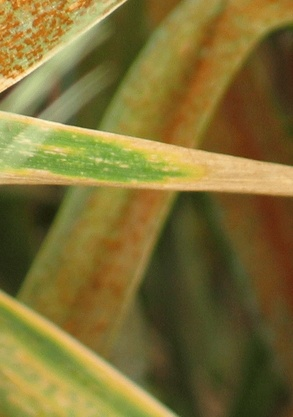
#> input picture wheat_diseases/train/Brown_rust/Brown_rust071.jpg, 293 x 417 px, shrunk from 513 x 732 before the run; its folder holds only this picture in this run
$ python aaa.py   (older library calls are emulated)
#> lines starting #> are read from the running program, lines starting #| are printed output that depends on the picture
import numpy as np
import cv2
from skimage.feature import graycomatrix, graycoprops
from sklearn.cluster import KMeans
from sklearn.preprocessing import MinMaxScaler
from sklearn.svm import SVC
from sklearn.model_selection import train_test_split
from sklearn.metrics import classification_report
import os


class WheatLeafAnalyzer:
    def __init__(self, n_clusters=3, distances=[1], angles=[0, np.pi / 4, np.pi / 2, 3 * np.pi / 4]):
        self.n_clusters = n_clusters
        self.distances = distances
        self.angles = angles
        self.scaler = MinMaxScaler()
        self.classifier = SVC(kernel='rbf', gamma='scale')

    def preprocess_image(self, image_path):
        """Предварительная обработка изображения"""
        # Загрузка изображения
        image = cv2.imread(image_path)
#> image is the input picture: shape (417, 293, 3); mean B, G, R 52.9, 111.5, 126.2
        if image is None:
            raise ValueError(f"Не удалось загрузить изображение: {image_path}")

        # Нормализация
        image = cv2.cvtColor(image, cv2.COLOR_BGR2RGB)
        normalized = image / 255.0

        # Многоцветная кластеризация
        pixels = normalized.reshape(-1, 3)
        kmeans = KMeans(n_clusters=self.n_clusters, random_state=42)
        labels = kmeans.fit_predict(pixels)
        clustered = kmeans.cluster_centers_[labels].reshape(image.shape)
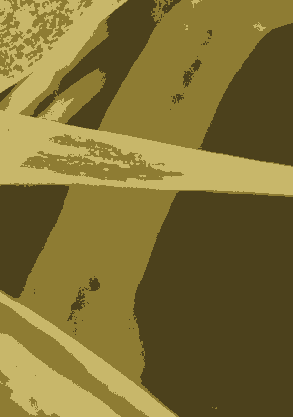
#> clustered: shape (417, 293, 3) float64; mean R, G, B 0.495, 0.437, 0.208

        # Преобразование в grayscale
        gray = cv2.cvtColor((clustered * 255).astype(np.uint8), cv2.COLOR_RGB2GRAY)
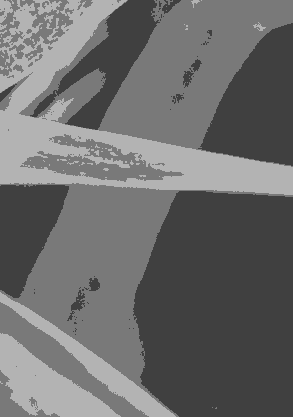
#> gray: shape (417, 293); min 64, max 179, mean 108.7

        return gray

    def compute_glcm_features(self, gray_image):
        """Вычисление признаков Харалика на основе GLCM"""
        # Квантование изображения до 256 уровней серого
        gray_image = (gray_image / 16).astype(np.uint8)
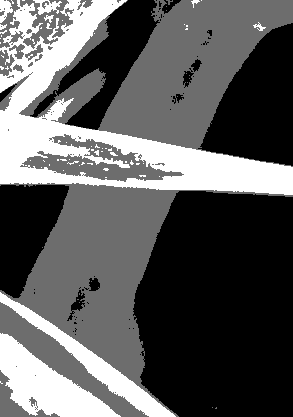
#> gray_image: shape (417, 293); min 4, max 11, mean 6.54; drawn with min black and max white

        # Вычисление матрицы смежности
        glcm = graycomatrix(gray_image, distances=self.distances, angles=self.angles,
                            levels=16, symmetric=True, normed=True)

        # Вычисление признаков
        features = []
        for prop in ['contrast', 'dissimilarity', 'homogeneity',
                     'energy', 'correlation', 'ASM']:
            feature = graycoprops(glcm, prop)
            features.append(feature.mean())
#> this loop made 6 passes
#> feature on passes 1 to 6: [[0.405, 0.631, 0.529, 0.626]], [[0.11, 0.169, 0.139, 0.164]], [[0.972, 0.957, 0.965, 0.959]], [[0.583, 0.575, 0.58, 0.577]], [[0.97, 0.954, 0.961, 0.954]], [[0.34, 0.331, 0.337, 0.333]]
#> after the loop, features = [0.548, 0.146, 0.963, 0.579, 0.96, 0.335]

        # Дополнительные признаки
        # Энтропия
        entropy = -np.sum(glcm * np.log2(glcm + (glcm == 0)))
#> entropy = 7.09
        features.append(entropy)

        # Максимальная вероятность
        max_prob = np.max(glcm)
#> max_prob = 0.418
        features.append(max_prob)

        # Обратный момент различия
        idm = np.sum(glcm / (1 + np.arange(glcm.shape[0]) ** 2))
        features.append(idm)

        # Информационная мера корреляции 1
        # (более сложные признаки можно добавить по необходимости)

        return np.array(features)

    def extract_features(self, image_path):
        """Извлечение признаков из изображения"""
        gray = self.preprocess_image(image_path)
        features = self.compute_glcm_features(gray)
        return features

    def train(self, X, y):
        """Обучение классификатора"""
        X_scaled = self.scaler.fit_transform(X)
        self.classifier.fit(X_scaled, y)

    def predict(self, X):
        """Предсказание класса"""
        X_scaled = self.scaler.transform(X)
        return self.classifier.predict(X_scaled)

    def evaluate(self, X, y):
        """Оценка качества классификации"""
        X_scaled = self.scaler.transform(X)
        y_pred = self.classifier.predict(X_scaled)
        print(classification_report(y, y_pred))


def load_dataset(data_dir):
    """Загрузка набора данных"""
    classes = os.listdir(data_dir)
    X = []
    y = []

    for class_name in classes:
        class_dir = os.path.join(data_dir, class_name)
        if not os.path.isdir(class_dir):
            continue

        for image_file in os.listdir(class_dir):
            image_path = os.path.join(class_dir, image_file)
            try:
                analyzer = WheatLeafAnalyzer()
                features = analyzer.extract_features(image_path)
                X.append(features)
                y.append(class_name)
            except Exception as e:
                print(f"Ошибка обработки {image_path}: {e}")
#> pass 2 of the loop in load_dataset, `for class_name in classes:`:
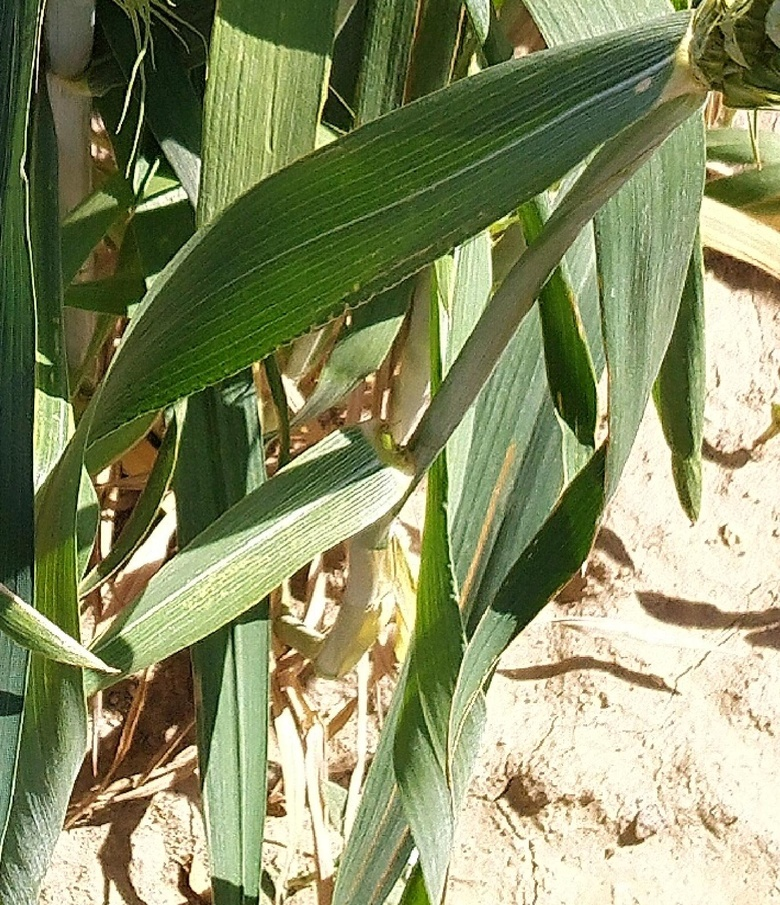
#> input picture wheat_diseases/train/Healthy/Healthy1010.jpg, 780 x 905 px, shrunk from 1367 x 1587 before the run
#> in preprocess_image, image is the input picture: shape (905, 780, 3); mean B, G, R 102.4, 143.5, 137.3
#> normalized: shape (905, 780, 3) float64
#> clustered: shape (905, 780, 3) float64
#> in preprocess_image (call 2), `gray = cv2.cvtColor((clustered * 255).astype(np.uint8), cv2.COLOR_RGB2..`:
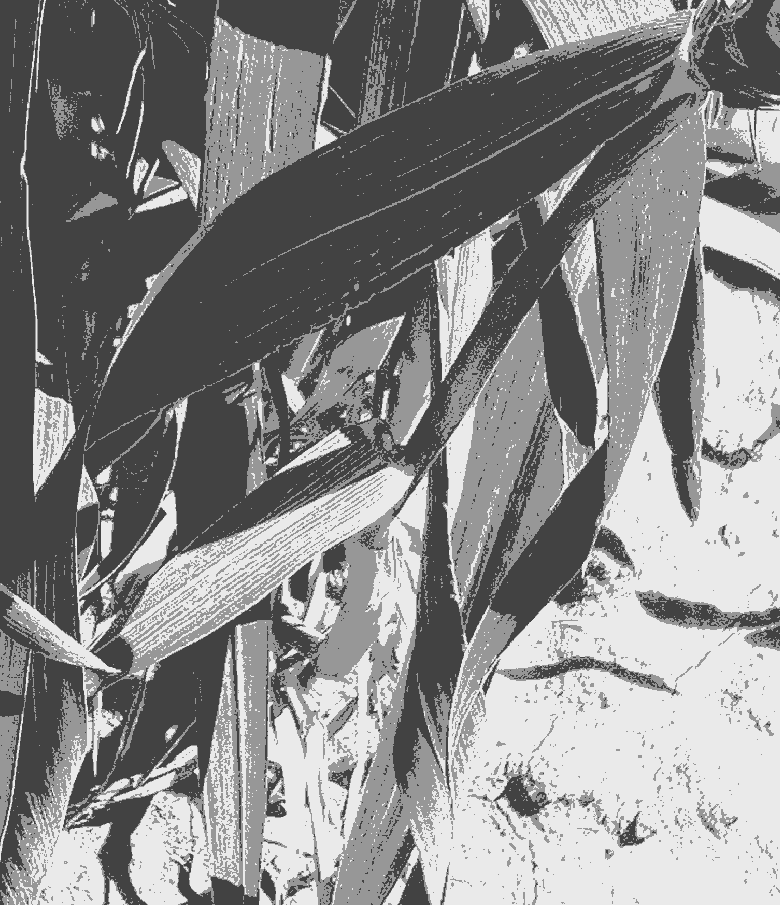
#> gray: shape (905, 780); min 66, max 234, mean 136.7
#> in compute_glcm_features (call 2), `gray_image = (gray_image / 16).astype(np.uint8)`:
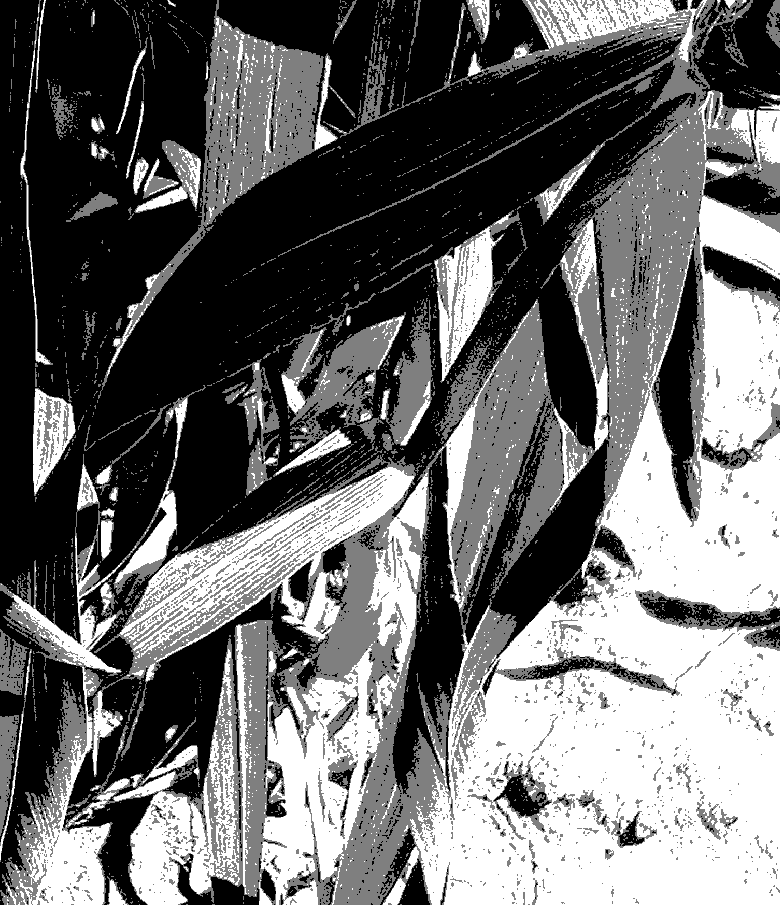
#> gray_image: shape (905, 780); min 4, max 14, mean 8.19; drawn with min black and max white
#> the loop in compute_glcm_features (call 2), `for prop in ['contrast', 'dissimilarity', 'homogeneity', 'energy', 'co..` made 6 passes
#> feature on passes 1 to 6: [[3.1, 4.12, 2.27, 3.35]], [[0.593, 0.764, 0.448, 0.638]], [[0.889, 0.859, 0.915, 0.88]], [[0.539, 0.525, 0.552, 0.535]], [[0.914, 0.885, 0.937, 0.907]], [[0.29, 0.275, 0.304, 0.286]]
#> after the loop in compute_glcm_features (call 2), `for prop in ['contrast', 'dissimilarity', 'homogeneity',`: features = [3.21, 0.611, 0.885, 0.538, 0.911, 0.289]
#> entropy = 8.44
#> max_prob = 0.43

    return np.array(X), np.array(y)


# Пример использования
if __name__ == "__main__":
    # Загрузка данных
    data_dir = "wheat_diseases//train"
    X, y = load_dataset(data_dir)

    # Разделение на обучающую и тестовую выборки
#> (the run stopped early here; a loop or call above may not have finished)
